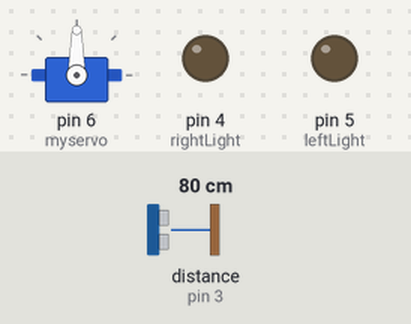
This sketch was run on a simulated Arduino Uno, built with avr-gcc and run on an emulated ATmega328P. Shown: servo, output pins drawn as LEDs (lit = HIGH). Wiring (inferred from the names in the program): ultrasonic range finder: trigger pin 2; echo pin 3. Dashed ring = blinking. Inputs (shaded band) come from the test bench; at power-on: distance to the obstacle (sensor on pin 3) 80 cm. The echo pulse lasts 58.3 µs per cm; pins used as bus, display or sensor lines are not drawn; what the sketch prints to the serial monitor is not drawn.

Above: at 2.0 s.
2.1 s: distance to the obstacle (sensor on pin 3) set to 13 cm
4.8 s: distance to the obstacle (sensor on pin 3) set to 10 cm
At 6.48 s:
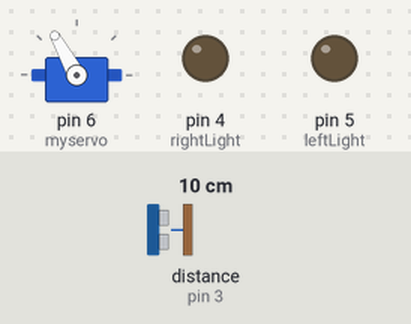
At 7.7 s:
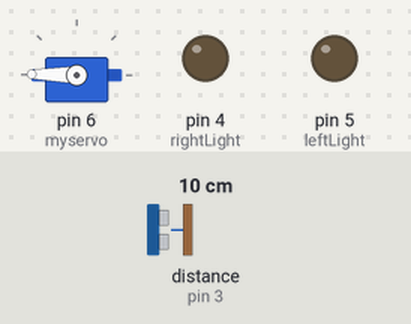
8.7 s: distance to the obstacle (sensor on pin 3) set to 2 cm
At 11.5 s:
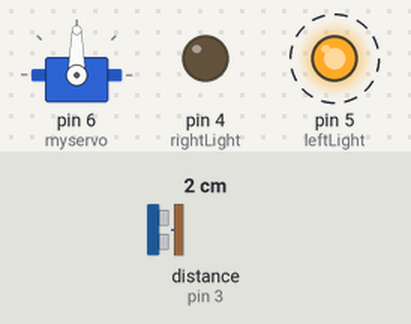
Timing chart, 0 to 18.2 s (numbered marks = the images above; inputs shaded):
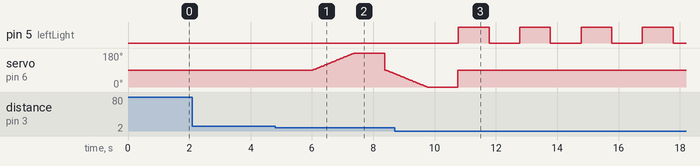

Measured:
- the behaviour switches between 12 and 11 cm on distance to the obstacle (sensor on pin 3) (found by bisection; images 0 and 1)
- after the input at 2.1 s, every drawn part: stays the same
- after the input at 4.8 s, servo on pin 6 (myservo): rises from 90° to 179° in 1.3 s, then falls to 71° in 1.3 s
- after the input at 8.7 s, pin 5 (leftLight): alternates HIGH for 1.0 s and LOW for 1.0 s, starting after 2.1 s

The sketch:

car.ino
```cpp
#include <Servo.h>

Servo myservo;

//初始位置在中间
int pos = 90;

const int echo = 3; //超声波接受
const int trig = 2; //超声波发射

const int rightLight  = 4;    //左转向灯
const int leftLight = 5;   //右转向灯


float cm = 0.0;

void setup(){
    Serial.begin(9600);

    pinMode(echo,INPUT);
    pinMode(trig,OUTPUT);
    pinMode(leftLight,OUTPUT);

    pinMode(rightLight,OUTPUT);

    myservo.attach(6);


}


void loop(){

    go();

}

void go(){
    int front = frontDistance();
    Serial.print("检测到前方距离为 ");
    Serial.print(front);
    Serial.println("cm");
    delay(200);

    //如果距离大于5cm，则继续往前走
    if(front >10.0){
        goFront();

    }else{
        //如果小于5厘米，则需要先停下来，然后旋转舵机，开始找左右两边哪边距离比较大，然后小车转向哪边
        stop();
        servoTurnLeft();

        delay(1000);

        int leftFront = frontDistance();
        Serial.print("检测到左方距离为 ");
        Serial.print(leftFront);
        Serial.println("cm");


        servoReset();

        servoTrunRight();

        delay(1000);

        int rightFront = frontDistance();
        Serial.print("检测到右方距离为 ");
        Serial.print(rightFront);
        Serial.println("cm");

        servoReset();


        if(leftFront > rightFront){
            goLeft();
        }else if (leftFront == rightFront)
        {
            goBack();
        }else
        {
            goRight();
        }


    }


}


void goFront(){

    Serial.println("向前走");
    delay(1000);
}

void goBack(){
    Serial.println("向后走");

    delay(1000);
}

void goLeft(){

    lightBlink(leftLight);
    Serial.println("向左");

    delay(1000);

}


void goRight(){

    lightBlink(rightLight);
    Serial.println("向右");

    delay(1000);

}


void stop(){
    Serial.println("停止");

    delay(1000);
}

//测量超声波所对前方的距离
int frontDistance(){

    do{
      digitalWrite(trig,LOW);
      delayMicroseconds(2);
      digitalWrite(trig,HIGH);
      delayMicroseconds(20);
      digitalWrite(trig,LOW);

      cm = pulseIn(echo,HIGH) /58.3;
      cm = (int(cm*100)) / 100;

    }while(cm <0);

    return cm;
}

void servoTurnLeft(){
    for(int i = pos;i<180;i++){
        myservo.write(i);
        delay(15);
    }


}

void servoTrunRight(){


    for(int i = pos;i >= 0;i--){
        myservo.write(i);
        delay(15);
    }

}

void servoReset(){
    myservo.write(pos);
    delay(15);
}


void lightBlink(int port){

    for(int i =0;i<5;i++){
        digitalWrite(port,HIGH);
        delay(1000);
        digitalWrite(port,LOW);
        delay(1000);
    }
}
```
